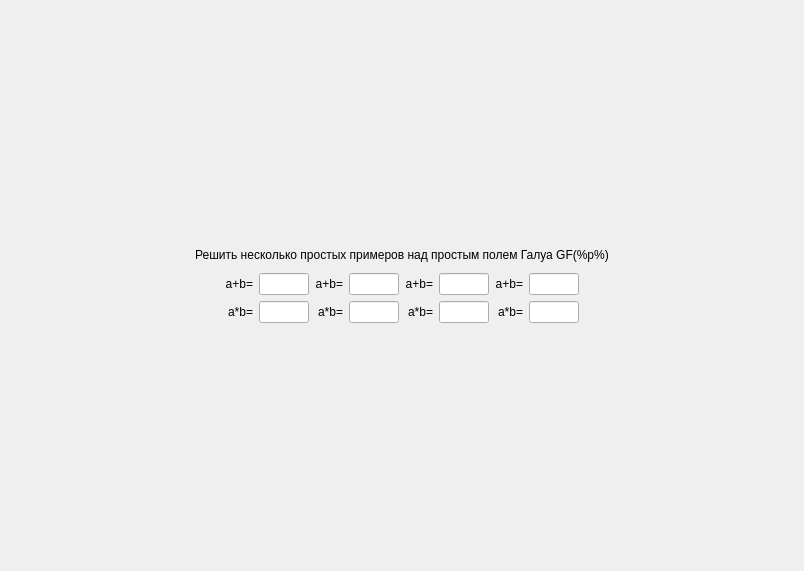
<?xml version="1.0" encoding="UTF-8"?>
<ui version="4.0">
 <class>ScreenTask1</class>
 <widget class="QFrame" name="ScreenTask1">
  <property name="geometry">
   <rect>
    <x>0</x>
    <y>0</y>
    <width>804</width>
    <height>571</height>
   </rect>
  </property>
  <property name="windowTitle">
   <string>Frame</string>
  </property>
  <layout class="QGridLayout" name="gridLayout">
   <property name="leftMargin">
    <number>0</number>
   </property>
   <property name="topMargin">
    <number>0</number>
   </property>
   <property name="rightMargin">
    <number>0</number>
   </property>
   <property name="bottomMargin">
    <number>0</number>
   </property>
   <item row="0" column="0">
    <layout class="QVBoxLayout" name="verticalLayout">
     <item>
      <spacer name="verticalSpacer">
       <property name="orientation">
        <enum>Qt::Vertical</enum>
       </property>
       <property name="sizeHint" stdset="0">
        <size>
         <width>0</width>
         <height>0</height>
        </size>
       </property>
      </spacer>
     </item>
     <item>
      <widget class="QLabel" name="title">
       <property name="styleSheet">
        <string notr="true">font: 75 16pt &quot;MS Shell Dlg 2&quot;;</string>
       </property>
       <property name="text">
        <string>Решить несколько простых примеров над простым полем Галуа GF(%p%)</string>
       </property>
       <property name="alignment">
        <set>Qt::AlignCenter</set>
       </property>
       <property name="wordWrap">
        <bool>true</bool>
       </property>
      </widget>
     </item>
     <item>
      <spacer name="verticalSpacer_3">
       <property name="orientation">
        <enum>Qt::Vertical</enum>
       </property>
       <property name="sizeType">
        <enum>QSizePolicy::Minimum</enum>
       </property>
       <property name="sizeHint" stdset="0">
        <size>
         <width>0</width>
         <height>5</height>
        </size>
       </property>
      </spacer>
     </item>
     <item>
      <layout class="QGridLayout" name="gridLayout_2">
       <item row="1" column="0">
        <spacer name="horizontalSpacer_2">
         <property name="orientation">
          <enum>Qt::Horizontal</enum>
         </property>
         <property name="sizeHint" stdset="0">
          <size>
           <width>0</width>
           <height>0</height>
          </size>
         </property>
        </spacer>
       </item>
       <item row="0" column="7">
        <widget class="QLabel" name="label4">
         <property name="styleSheet">
          <string notr="true">font: 14pt &quot;MS Shell Dlg 2&quot;;</string>
         </property>
         <property name="text">
          <string>a+b=</string>
         </property>
         <property name="alignment">
          <set>Qt::AlignRight|Qt::AlignTrailing|Qt::AlignVCenter</set>
         </property>
        </widget>
       </item>
       <item row="1" column="1">
        <widget class="QLabel" name="label5">
         <property name="styleSheet">
          <string notr="true">font: 14pt &quot;MS Shell Dlg 2&quot;;</string>
         </property>
         <property name="text">
          <string>a*b=</string>
         </property>
         <property name="alignment">
          <set>Qt::AlignRight|Qt::AlignTrailing|Qt::AlignVCenter</set>
         </property>
        </widget>
       </item>
       <item row="0" column="5">
        <widget class="QLabel" name="label3">
         <property name="styleSheet">
          <string notr="true">font: 14pt &quot;MS Shell Dlg 2&quot;;</string>
         </property>
         <property name="text">
          <string>a+b=</string>
         </property>
         <property name="alignment">
          <set>Qt::AlignRight|Qt::AlignTrailing|Qt::AlignVCenter</set>
         </property>
        </widget>
       </item>
       <item row="0" column="3">
        <widget class="QLabel" name="label2">
         <property name="styleSheet">
          <string notr="true">font: 14pt &quot;MS Shell Dlg 2&quot;;</string>
         </property>
         <property name="text">
          <string>a+b=</string>
         </property>
         <property name="alignment">
          <set>Qt::AlignRight|Qt::AlignTrailing|Qt::AlignVCenter</set>
         </property>
        </widget>
       </item>
       <item row="0" column="2">
        <widget class="QLineEdit" name="input1">
         <property name="sizePolicy">
          <sizepolicy hsizetype="Fixed" vsizetype="Fixed">
           <horstretch>0</horstretch>
           <verstretch>0</verstretch>
          </sizepolicy>
         </property>
         <property name="maximumSize">
          <size>
           <width>50</width>
           <height>16777215</height>
          </size>
         </property>
         <property name="styleSheet">
          <string notr="true">font: 14pt &quot;MS Shell Dlg 2&quot;;</string>
         </property>
         <property name="alignment">
          <set>Qt::AlignCenter</set>
         </property>
        </widget>
       </item>
       <item row="1" column="4">
        <widget class="QLineEdit" name="input6">
         <property name="sizePolicy">
          <sizepolicy hsizetype="Fixed" vsizetype="Fixed">
           <horstretch>0</horstretch>
           <verstretch>0</verstretch>
          </sizepolicy>
         </property>
         <property name="maximumSize">
          <size>
           <width>50</width>
           <height>16777215</height>
          </size>
         </property>
         <property name="styleSheet">
          <string notr="true">font: 14pt &quot;MS Shell Dlg 2&quot;;</string>
         </property>
         <property name="alignment">
          <set>Qt::AlignCenter</set>
         </property>
        </widget>
       </item>
       <item row="1" column="6">
        <widget class="QLineEdit" name="input7">
         <property name="sizePolicy">
          <sizepolicy hsizetype="Fixed" vsizetype="Fixed">
           <horstretch>0</horstretch>
           <verstretch>0</verstretch>
          </sizepolicy>
         </property>
         <property name="maximumSize">
          <size>
           <width>50</width>
           <height>16777215</height>
          </size>
         </property>
         <property name="styleSheet">
          <string notr="true">font: 14pt &quot;MS Shell Dlg 2&quot;;</string>
         </property>
         <property name="alignment">
          <set>Qt::AlignCenter</set>
         </property>
        </widget>
       </item>
       <item row="0" column="1">
        <widget class="QLabel" name="label1">
         <property name="styleSheet">
          <string notr="true">font: 14pt &quot;MS Shell Dlg 2&quot;;</string>
         </property>
         <property name="text">
          <string>a+b=</string>
         </property>
         <property name="alignment">
          <set>Qt::AlignRight|Qt::AlignTrailing|Qt::AlignVCenter</set>
         </property>
        </widget>
       </item>
       <item row="0" column="6">
        <widget class="QLineEdit" name="input3">
         <property name="sizePolicy">
          <sizepolicy hsizetype="Fixed" vsizetype="Fixed">
           <horstretch>0</horstretch>
           <verstretch>0</verstretch>
          </sizepolicy>
         </property>
         <property name="maximumSize">
          <size>
           <width>50</width>
           <height>16777215</height>
          </size>
         </property>
         <property name="styleSheet">
          <string notr="true">font: 14pt &quot;MS Shell Dlg 2&quot;;</string>
         </property>
         <property name="alignment">
          <set>Qt::AlignCenter</set>
         </property>
        </widget>
       </item>
       <item row="1" column="7">
        <widget class="QLabel" name="label8">
         <property name="styleSheet">
          <string notr="true">font: 14pt &quot;MS Shell Dlg 2&quot;;</string>
         </property>
         <property name="text">
          <string>a*b=</string>
         </property>
         <property name="alignment">
          <set>Qt::AlignRight|Qt::AlignTrailing|Qt::AlignVCenter</set>
         </property>
        </widget>
       </item>
       <item row="1" column="5">
        <widget class="QLabel" name="label7">
         <property name="styleSheet">
          <string notr="true">font: 14pt &quot;MS Shell Dlg 2&quot;;</string>
         </property>
         <property name="text">
          <string>a*b=</string>
         </property>
         <property name="alignment">
          <set>Qt::AlignRight|Qt::AlignTrailing|Qt::AlignVCenter</set>
         </property>
        </widget>
       </item>
       <item row="1" column="3">
        <widget class="QLabel" name="label6">
         <property name="styleSheet">
          <string notr="true">font: 14pt &quot;MS Shell Dlg 2&quot;;</string>
         </property>
         <property name="text">
          <string>a*b=</string>
         </property>
         <property name="alignment">
          <set>Qt::AlignRight|Qt::AlignTrailing|Qt::AlignVCenter</set>
         </property>
        </widget>
       </item>
       <item row="0" column="0">
        <spacer name="horizontalSpacer">
         <property name="orientation">
          <enum>Qt::Horizontal</enum>
         </property>
         <property name="sizeHint" stdset="0">
          <size>
           <width>0</width>
           <height>0</height>
          </size>
         </property>
        </spacer>
       </item>
       <item row="0" column="4">
        <widget class="QLineEdit" name="input2">
         <property name="sizePolicy">
          <sizepolicy hsizetype="Fixed" vsizetype="Fixed">
           <horstretch>0</horstretch>
           <verstretch>0</verstretch>
          </sizepolicy>
         </property>
         <property name="maximumSize">
          <size>
           <width>50</width>
           <height>16777215</height>
          </size>
         </property>
         <property name="styleSheet">
          <string notr="true">font: 14pt &quot;MS Shell Dlg 2&quot;;</string>
         </property>
         <property name="alignment">
          <set>Qt::AlignCenter</set>
         </property>
        </widget>
       </item>
       <item row="1" column="8">
        <widget class="QLineEdit" name="input8">
         <property name="sizePolicy">
          <sizepolicy hsizetype="Fixed" vsizetype="Fixed">
           <horstretch>0</horstretch>
           <verstretch>0</verstretch>
          </sizepolicy>
         </property>
         <property name="maximumSize">
          <size>
           <width>50</width>
           <height>16777215</height>
          </size>
         </property>
         <property name="styleSheet">
          <string notr="true">font: 14pt &quot;MS Shell Dlg 2&quot;;</string>
         </property>
         <property name="alignment">
          <set>Qt::AlignCenter</set>
         </property>
        </widget>
       </item>
       <item row="0" column="8">
        <widget class="QLineEdit" name="input4">
         <property name="sizePolicy">
          <sizepolicy hsizetype="Fixed" vsizetype="Fixed">
           <horstretch>0</horstretch>
           <verstretch>0</verstretch>
          </sizepolicy>
         </property>
         <property name="maximumSize">
          <size>
           <width>50</width>
           <height>16777215</height>
          </size>
         </property>
         <property name="styleSheet">
          <string notr="true">font: 14pt &quot;MS Shell Dlg 2&quot;;</string>
         </property>
         <property name="alignment">
          <set>Qt::AlignCenter</set>
         </property>
        </widget>
       </item>
       <item row="1" column="2">
        <widget class="QLineEdit" name="input5">
         <property name="sizePolicy">
          <sizepolicy hsizetype="Fixed" vsizetype="Fixed">
           <horstretch>0</horstretch>
           <verstretch>0</verstretch>
          </sizepolicy>
         </property>
         <property name="maximumSize">
          <size>
           <width>50</width>
           <height>16777215</height>
          </size>
         </property>
         <property name="styleSheet">
          <string notr="true">font: 14pt &quot;MS Shell Dlg 2&quot;;</string>
         </property>
         <property name="alignment">
          <set>Qt::AlignCenter</set>
         </property>
        </widget>
       </item>
       <item row="1" column="9">
        <spacer name="horizontalSpacer_3">
         <property name="orientation">
          <enum>Qt::Horizontal</enum>
         </property>
         <property name="sizeHint" stdset="0">
          <size>
           <width>0</width>
           <height>0</height>
          </size>
         </property>
        </spacer>
       </item>
       <item row="0" column="9">
        <spacer name="horizontalSpacer_4">
         <property name="orientation">
          <enum>Qt::Horizontal</enum>
         </property>
         <property name="sizeHint" stdset="0">
          <size>
           <width>0</width>
           <height>0</height>
          </size>
         </property>
        </spacer>
       </item>
      </layout>
     </item>
     <item>
      <spacer name="verticalSpacer_2">
       <property name="orientation">
        <enum>Qt::Vertical</enum>
       </property>
       <property name="sizeHint" stdset="0">
        <size>
         <width>0</width>
         <height>0</height>
        </size>
       </property>
      </spacer>
     </item>
    </layout>
   </item>
  </layout>
 </widget>
 <resources/>
 <connections/>
</ui>
